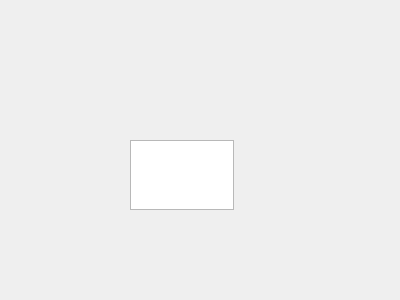
<?xml version="1.0" encoding="UTF-8"?>
<ui version="4.0">
 <class>CodeEditor</class>
 <widget class="QWidget" name="CodeEditor">
  <property name="geometry">
   <rect>
    <x>0</x>
    <y>0</y>
    <width>400</width>
    <height>300</height>
   </rect>
  </property>
  <property name="windowTitle">
   <string>Form</string>
  </property>
  <widget class="QTextEdit" name="textEdit">
   <property name="geometry">
    <rect>
     <x>130</x>
     <y>140</y>
     <width>104</width>
     <height>70</height>
    </rect>
   </property>
  </widget>
 </widget>
 <resources/>
 <connections/>
</ui>
